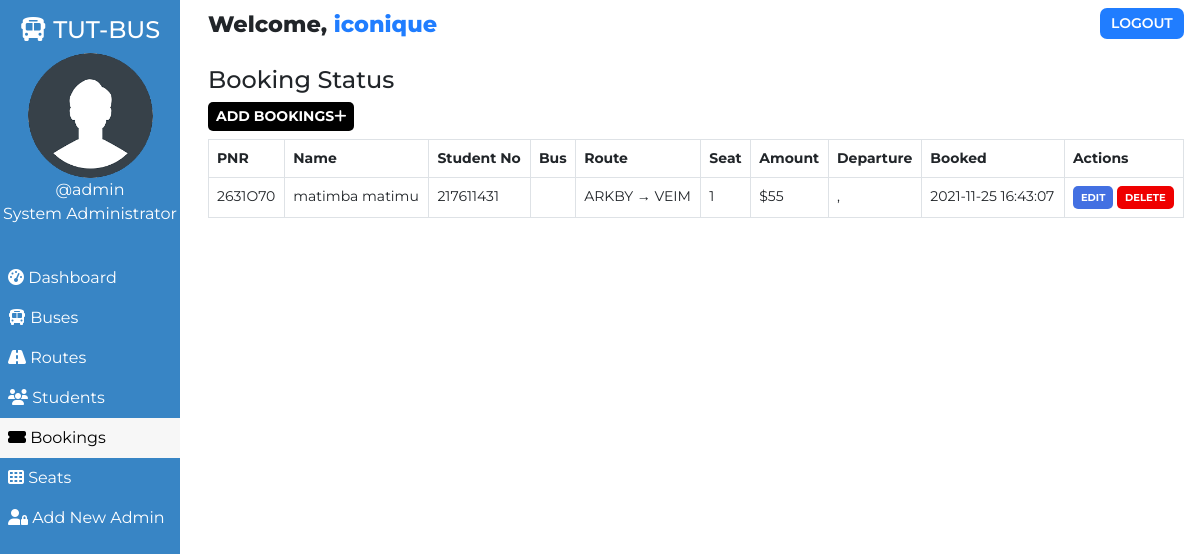
The page /admin/booking.php (signed in) on the database its author committed.
### tables this page shows
CREATE TABLE `users` (
  `user_id` int(11) NOT NULL,
  `user_fullname` varchar(100) NOT NULL,
  `user_name` varchar(30) NOT NULL,
  `user_password` varchar(255) NOT NULL,
  `user_created` datetime NOT NULL DEFAULT CURRENT_TIMESTAMP
);

CREATE TABLE `bookings` (
  `id` int(100) NOT NULL,
  `booking_id` varchar(255) NOT NULL,
  `customer_id` varchar(255) NOT NULL,
  `route_id` varchar(255) NOT NULL,
  `customer_route` varchar(200) NOT NULL,
  `booked_amount` int(100) NOT NULL,
  `booked_seat` varchar(100) NOT NULL,
  `booking_created` datetime NOT NULL DEFAULT CURRENT_TIMESTAMP
);

CREATE TABLE `customers` (
  `id` int(100) NOT NULL,
  `customer_id` varchar(255) NOT NULL,
  `customer_name` varchar(30) NOT NULL,
  `customer_phone` varchar(10) NOT NULL,
  `customer_created` datetime NOT NULL DEFAULT CURRENT_TIMESTAMP
);

### assets/partials/_functions.php (called while the page is built, shortened)
<?php
    function get_from_table($conn, $table, $primaryKey, $pKeyValue, $toget)
    {
        $sql = "SELECT * FROM $table WHERE $primaryKey='$pKeyValue'";
        $result = mysqli_query($conn, $sql);
        $row = mysqli_fetch_assoc($result);
        if($row)
        {
            return $row["$toget"];
        }
        return false;
    }
?>

### admin/booking.php (the view, shortened to what this page needs)
<!DOCTYPE html>
<html lang="en">
<head>
    <link href="https://cdn.jsdelivr.net/npm/bootstrap@5.0.1/dist/css/bootstrap.min.css" rel="stylesheet">
    <?php
        $page="booking";
    ?>
</head>
<body>
    <?php require '../assets/partials/_admin-header.php';?>
        <?php
            $resultSql = "SELECT * FROM `bookings` ORDER BY booking_created DESC";
            $resultSqlResult = mysqli_query($conn, $resultSql);
            if(!mysqli_num_rows($resultSqlResult)){ ?>
                <div class="container mt-4">
                    <div id="noCustomers" class="alert alert-dark " role="alert">
                        <h1 class="alert-heading">No Bookings Found!!</h1>
                        <p class="fw-light">Be the first person to add one!</p>
                        <hr>
                        <div id="addCustomerAlert" class="alert alert-success" role="alert">
                                Click on <button id="add-button" class="button btn-sm"type="button"data-bs-toggle="modal" data-bs-target="#addModal">ADD <i class="fas fa-plus"></i></button> to add a booking!
                        </div>
                    </div>
                </div>
            <?php }
            else { ?>
            <section id="booking">
                <div id="head">
                    <h4>Booking Status</h4>
                </div>
                <div id="booking-results">
                    <div>
                        <button id="add-button" class="button btn-sm"type="button"data-bs-toggle="modal" data-bs-target="#addModal">Add Bookings<i class="fas fa-plus"></i></button>
                    </div>
                    <table class="table table-hover table-bordered">
                        <thead>
                            <th>PNR</th>
                            <th>Name</th>
                            <th>Student No</th>
                            <th>Bus</th>
                            <th>Route</th>
                            <th>Seat</th>
                            <th>Amount</th>
                            <th>Departure</th>
                            <th>Booked</th>
                            <th>Actions</th>
                        </thead>
                        <?php
                            while($row = mysqli_fetch_assoc($resultSqlResult))
                            {
                                $id = $row["id"];
                                $customer_id = $row["customer_id"];
                                $route_id = $row["route_id"];
                                $pnr = $row["booking_id"];
                                $customer_name = get_from_table($conn, "customers","customer_id", $customer_id, "customer_name");
                                $customer_phone = get_from_table($conn,"customers","customer_id", $customer_id, "customer_phone");
                                $bus_no = get_from_table($conn, "routes", "route_id", $route_id, "bus_no");
                                $route = $row["customer_route"];
                                $booked_seat = $row["booked_seat"];
                                $booked_amount = $row["booked_amount"];
                                $dep_date = get_from_table($conn, "routes", "route_id", $route_id, "route_dep_date");
                                $dep_time = get_from_table($conn, "routes", "route_id", $route_id, "route_dep_time");
                                $booked_timing = $row["booking_created"];
                        ?>
                        <tr>
                            <td>
                                <?php
                                    echo $pnr;
                                ?>
                            </td>
                            <td>
                                <?php
                                    echo $customer_name;
                                ?>
                            </td>
                            <td>
                                <?php
                                    echo $customer_phone;
                                ?>
                            </td>
                            <td>
                            </td>
                            <td>
                                <?php
                                    echo $route;
                                ?>
                            </td>
                            <td>
                                <?php
                                    echo $booked_seat;
                                ?>
                            </td>
                            <td>
                                <?php
                                    echo '$'.$booked_amount;
                                ?>
                            </td>
                            <td>
                                <?php
                                    echo $dep_date . " , ". $dep_time;
                                ?>
                            </td>
                            <td>
                                <?php
                                    echo $booked_timing;
                                ?>
                            </td>
                            <td>
                            <button class="button btn-sm edit-button" data-link="<?php echo $_SERVER['REQUEST_URI']; ?>" data-customerid="<?php
                                                echo $customer_id;?>" data-id="<?php
                                                echo $id;?>" data-name="<?php
                                                echo $customer_name;?>" data-phone="<?php
                                                echo $customer_phone;?>" >Edit</button>
                                <button class="button delete-button btn-sm" data-bs-toggle="modal" data-bs-target="#deleteModal"
                                data-id="<?php
                                                echo $id;?>" data-bookedseat="<?php
                                                echo $booked_seat;
                                            ?>" data-routeid="<?php
                                            echo $route_id;
                                        ?>"> Delete</button>
                            </td>
                        </tr>
                        <?php
                        }
                    ?>
                    </table>
                </div>
            </section>
            <?php } ?>
        </div>
    </main>
</body>
</html>

### assets/partials/_admin-header.php
<?php
    require '_functions.php';
    $conn = db_connect();
    $user_id = $_SESSION['user_id'];
    $sql = "SELECT * FROM users WHERE user_id = $user_id";
    $result = mysqli_query($conn, $sql);
    if($row = mysqli_fetch_assoc($result))
    {
        $user_fullname = $row["user_fullname"];
        $user_name = $row["user_name"];
    }
?>
    <main id="container">
        <div id="sidebar">
            <h4><i class="fas fa-bus"></i> TUT-BUS</h4>
            <div>
                <img class="adminDp" src="../assets/img/userav-min.png" height="125px" alt="Admin Profile Pic">
                <p>
                    <?php  echo '@'.$user_name;  ?>
                </p>
                <p>System Administrator</p>
            </div>
            <ul id="options">
                <li class="option <?php if($page=='dashboard'){ echo 'active';}?>">
                    <a href="./dashboard.php">
                    <i class="fas fa-tachometer-alt"></i> Dashboard
                    </a>
                </li>
                <li class="option <?php if($page=='bus'){ echo 'active';}?>">
                    <a href="./bus.php">
                    <i class="fas fa-bus"></i> Buses
                    </a>
                </li>
                <li class="option <?php if($page=='route'){ echo 'active';}?>">
                    <a href="./route.php">
                    <i class="fas fa-road"></i> Routes
                    </a>
                </li>
                <li class="option <?php if($page=='customer'){ echo 'active';}?>">
                    <a href="./customer.php">
                    <i class="fas fa-users"></i> Students
                    </a>
                </li>
                <li class="option <?php if($page=='booking'){ echo 'active';}?>">
                    <a href="./booking.php">
                    <i class="fas fa-ticket-alt"></i> Bookings
                    </a>
                </li>
                <li class="option <?php if($page=='seat'){ echo 'active';}?>">
                    <a href="./seat.php">
                    <i class="fas fa-th"></i> Seats
                    </a>
                </li>
                <li class="option <?php if($page=='signup'){ echo 'active';}?>">
                    <a href="./signup.php">
                    <i class="fas fa-user-lock"></i> Add New Admin
                    </a>
                </li>
            </ul>
        </div>
        <div id="main-content">
            <section id="welcome">
                <ul>
                    <li class="welcome-item">Welcome,
                        <span id="USER">
                            <?php
                                echo $user_fullname;
                            ?>
                        </span>
                    </li>
                    <li class="welcome-item">
                        <button id="logout" class="btn-sm">
                            <a href="../assets/partials/_logout.php">LOGOUT</a>
                        </button>
                    </li>
                </ul>
            </section>

### assets/styles/admin.php (style rules this page uses)
body { margin: 0; box-sizing: border-box; font-family: 'Montserrat', sans-serif; background-color: white; }
html { scroll-behavior: smooth; }
*, *::after, *::before { box-sizing: inherit; }
#USER { color: #207DFF; }
.adminDp { border-radius: 50%; }
#welcome { background-color: white; }
#welcome ul { display: flex; justify-content: space-between; list-style-type: none; padding: 0; margin: 0; }
#welcome li { margin: 0 1rem; padding: 0.5rem 0; }
#welcome li:first-child { font-weight: 800; font-size: 1.4rem; }
#logout { padding: 0.3rem 0.7rem; background-color: #207DFF; font-weight: 600; outline: none; border: none; border-radius: 7px; }
#logout a { color: white; text-decoration: none; }
@media only screen and (min-width:1000px) { #sidebar { text-align: center; background-color: #3885c5; color: white; width: 15%; position: fixed; top: 0%; padding-top: 1rem; z-index: 2; height: 100vh; } }
@media only screen and (min-width:1000px) { #sidebar p { margin: 0; } }
@media only screen and (min-width:1000px) { #sidebar ul { margin-top: 2rem; } }
@media only screen and (min-width:1000px) { #options { list-style-type: none; text-align: left; padding-left: 0; } }
@media only screen and (min-width:1000px) { .option a { display: block; padding: 0.5rem; text-decoration: none; color: inherit; } }
@media only screen and (min-width:1000px) { .active { background-color:#f7f7f7; color:black; } }
@media only screen and (min-width:1000px) { #main-content { margin-left: 16%; } }

### assets/styles/admin-options.php (style rules this page uses)
* { font-family: Montserrat; }
#booking #head, #customer #head, #route #head, #seat #head, #bus #head { padding-top: 1rem; }
#booking, #customer, #route, #bus, #seat { padding: 0 1rem; }
#booking-results > div, #customer-results > div, #route-results > div, #bus-results > div { margin-bottom: 0.5rem; }
#booking-results button, #customer-results button, #route button, #bus-results button { border-radius: 5px; }
.button { border: none; font-weight: bold; text-transform: uppercase; }
#add-button { background-color: black; color: white; }
table { font-size: 14px; }
table th,td { padding-left: 0.3rem; }
table button { color: white; }
.edit-button { background-color: #4370E2; }
.delete-button { background-color: #EF0000; }
.edit-button, .delete-button { font-size: 10px }

### rows shown on the page
users: user_name "admin", user_fullname "iconique"
bookings: booking "2631O70", customer.customer_name "matimba matimu", customer.customer_phone "217611431", customer_route "ARKBY → VEIM", booked_seat "1", booked_amount "55", booking_created "2021-11-25 16:43:07"
